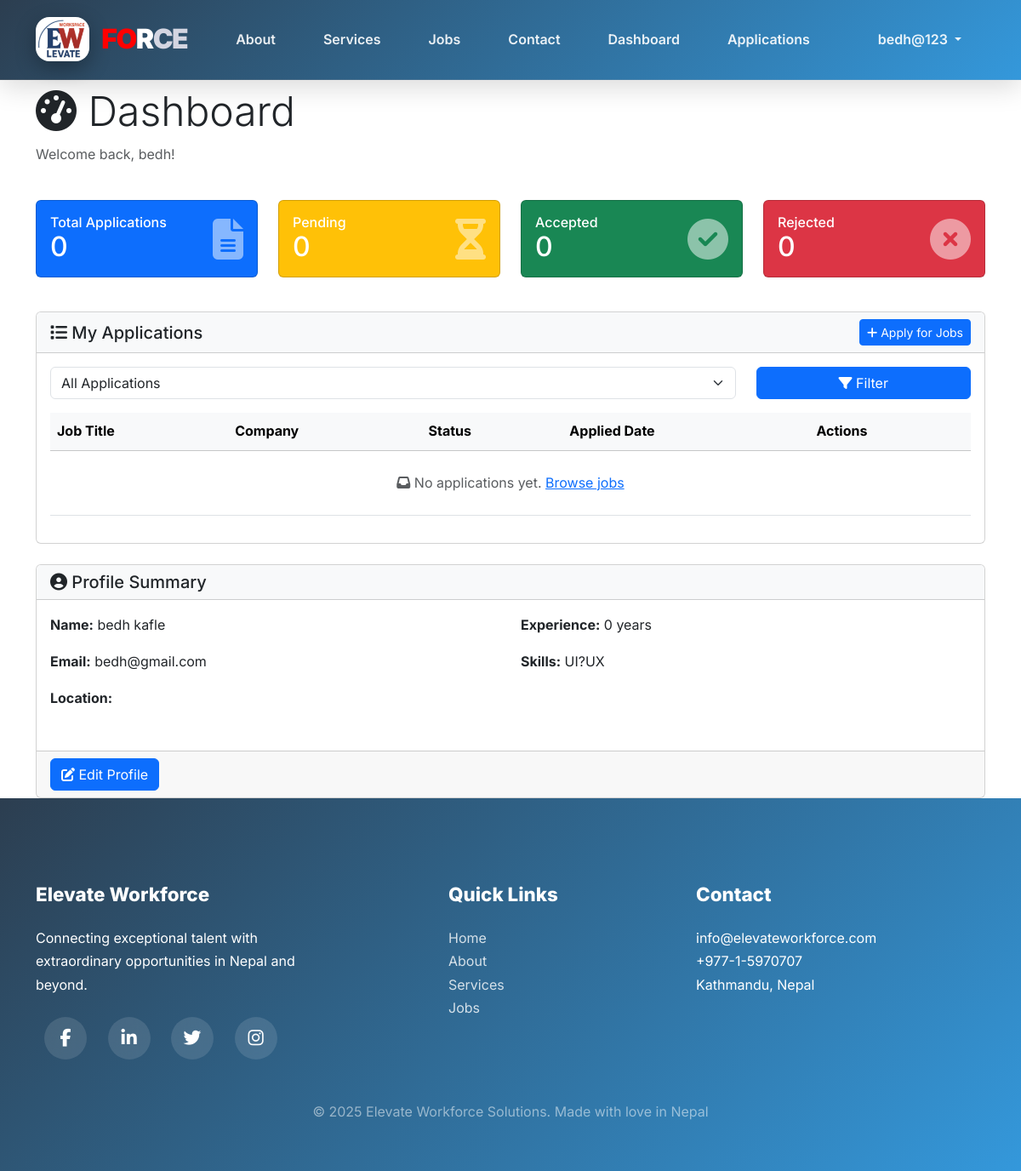
The page /accounts/dashboard/ (signed in) on the database as committed earlier.
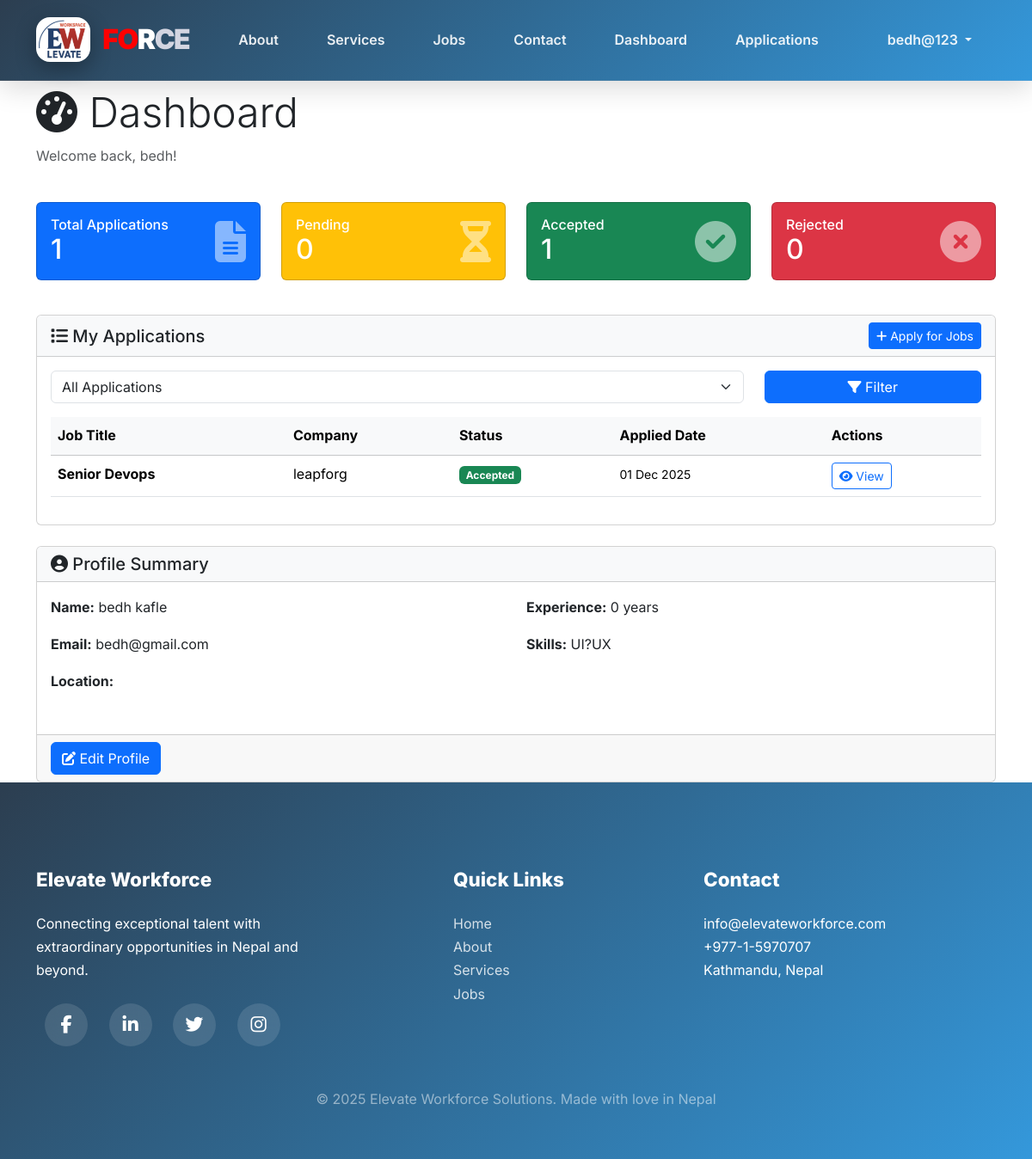
The same page on the database as committed later.
### application/models.py (models this page shows, shortened)
class JobApplication(models.Model):
    APPLICATION_STATUS_CHOICES = (
        ('pending', 'Pending'),
        ('reviewed', 'Reviewed'),
        ('shortlisted', 'Shortlisted'),
        ('rejected', 'Rejected'),
        ('accepted', 'Accepted'),
        ('withdrawn', 'Withdrawn'),
    )
    job = models.ForeignKey(Job, on_delete=models.CASCADE, related_name='applications')
    job_seeker = models.ForeignKey(JobSeeker, on_delete=models.CASCADE, related_name='applications')
    status = models.CharField(max_length=20, choices=APPLICATION_STATUS_CHOICES, default='pending')
    cover_letter = models.TextField(blank=True, null=True)
    applied_at = models.DateTimeField(auto_now_add=True)
    updated_at = models.DateTimeField(auto_now=True)
    class Meta:
        db_table = 'job_applications'
        verbose_name_plural = 'Job Applications'
        ordering = ['-applied_at']
        unique_together = ['job', 'job_seeker']
        indexes = [
            models.Index(fields=['job', 'status']),
            models.Index(fields=['job_seeker', 'status']),
        ]

### jobs/models.py (models this page shows, shortened)
class Job(models.Model):
    JOB_TYPE_CHOICES = (
        ('full_time', 'Full Time'),
        ('part_time', 'Part Time'),
        ('contract', 'Contract'),
        ('internship', 'Internship'),
    )
    EXPERIENCE_LEVEL_CHOICES = (
        ('entry', 'Entry Level'),
        ('mid', 'Mid Level'),
        ('senior', 'Senior'),
        ('executive', 'Executive'),
    )
    company = models.ForeignKey(Company, on_delete=models.CASCADE, related_name='jobs')
    title = models.CharField(max_length=255)
    description = models.TextField()
    requirements = models.TextField(help_text="Enter requirements separated by newlines")
    location = models.CharField(max_length=255)
    salary_min = models.DecimalField(max_digits=10, decimal_places=2, blank=True, null=True)
    salary_max = models.DecimalField(max_digits=10, decimal_places=2, blank=True, null=True)
    job_type = models.CharField(max_length=20, choices=JOB_TYPE_CHOICES)
    experience_level = models.CharField(max_length=20, choices=EXPERIENCE_LEVEL_CHOICES)
    is_active = models.BooleanField(default=True)
    posted_at = models.DateTimeField(auto_now_add=True)
    updated_at = models.DateTimeField(auto_now=True)
    deadline = models.DateTimeField(blank=True, null=True)
    total_positions = models.IntegerField(default=1)
    class Meta:
        db_table = 'jobs'
        verbose_name_plural = 'Jobs'
        ordering = ['-posted_at']
        indexes = [
            models.Index(fields=['company', 'is_active']),
            models.Index(fields=['job_type']),
        ]

### companies/models.py (models this page shows, shortened)
class Company(models.Model):
    COMPANY_STATUS_CHOICES = (
        ('active', 'Active'),
        ('inactive', 'Inactive'),
        ('suspended', 'Suspended'),
    )
    user = models.OneToOneField(User, on_delete=models.CASCADE, related_name='company_profile')
    company_name = models.CharField(max_length=255, unique=True)
    description = models.TextField()
    website = models.URLField(blank=True, null=True)
    industry = models.CharField(max_length=100)
    location = models.CharField(max_length=255)
    company_size = models.CharField(max_length=50, blank=True, null=True)
    logo = models.ImageField(upload_to='company_logos/', blank=True, null=True)
    status = models.CharField(max_length=20, choices=COMPANY_STATUS_CHOICES, default='active')
    verified = models.BooleanField(default=False)
    created_at = models.DateTimeField(auto_now_add=True)
    updated_at = models.DateTimeField(auto_now=True)
    class Meta:
        db_table = 'companies'
        verbose_name_plural = 'Companies'
        ordering = ['-created_at']

### accounts/views.py (the view)
# urls.py: path('dashboard/', views.job_seeker_dashboard, name='job_seeker_dashboard'),
@login_required(login_url='accounts:login')
def job_seeker_dashboard(request):
    if not request.user.is_job_seeker():
        messages.error(request, 'This page is for job seekers only.')
        return redirect('jobs:job_list')
    try:
        job_seeker = request.user.job_seeker_profile
    except JobSeeker.DoesNotExist:
        messages.error(request, 'Job seeker profile not found.')
        return redirect('accounts:profile')
    applications = JobApplication.objects.filter(
        job_seeker=job_seeker
    ).select_related('job', 'job__company').order_by('-applied_at')
    status_filter = request.GET.get('status', '')
    if status_filter:
        applications = applications.filter(status=status_filter)
    paginator = Paginator(applications, 10)
    page_number = request.GET.get('page')
    try:
        page_obj = paginator.page(page_number)
    except PageNotAnInteger:
        page_obj = paginator.page(1)
    except EmptyPage:
        page_obj = paginator.page(paginator.num_pages)
    context = {
        'job_seeker': job_seeker,
        'page_obj': page_obj,
        'applications': page_obj.object_list,
        'status_filter': status_filter,
        'total_applications': applications.count(),
        'pending_applications': applications.filter(status='pending').count(),
        'accepted_applications': applications.filter(status='accepted').count(),
        'rejected_applications': applications.filter(status='rejected').count(),
    }
    return render(request, 'accounts/job_seeker_dashboard.html', context)

### accounts/models.py (called while the page is built)
    def is_job_seeker(self):
        return self.role == 'job_seeker'

    def get_skills_list(self):
        return [skill.strip() for skill in self.skills.split(',') if skill.strip()]

### templates/accounts/job_seeker_dashboard.html (shortened to what the changed rows need)
{% extends 'base.html' %}
{% block content %}
<div class="container">
    <div class="row mb-4">
        <div class="col-md-12">
            <h1 class="display-5"><i class="fas fa-tachometer-alt"></i> Dashboard</h1>
        </div>
    </div>
    <div class="row mb-4">
        <div class="col-md-3 mb-3">
            <div class="card bg-primary text-white">
                <div class="card-body">
                    <div class="d-flex justify-content-between align-items-center">
                        <div>
                            <h6 class="card-title mb-0">Total Applications</h6>
                            <h2 class="mb-0">{{ total_applications }}</h2>
                        </div>
                    </div>
                </div>
            </div>
        </div>
        <div class="col-md-3 mb-3">
            <div class="card bg-warning text-white">
                <div class="card-body">
                    <div class="d-flex justify-content-between align-items-center">
                        <div>
                            <h2 class="mb-0">{{ pending_applications }}</h2>
                        </div>
                    </div>
                </div>
            </div>
        </div>
        <div class="col-md-3 mb-3">
            <div class="card bg-success text-white">
                <div class="card-body">
                    <div class="d-flex justify-content-between align-items-center">
                        <div>
                            <h6 class="card-title mb-0">Accepted</h6>
                            <h2 class="mb-0">{{ accepted_applications }}</h2>
                        </div>
                    </div>
                </div>
            </div>
        </div>
        <div class="col-md-3 mb-3">
            <div class="card bg-danger text-white">
                <div class="card-body">
                    <div class="d-flex justify-content-between align-items-center">
                        <div>
                            <h2 class="mb-0">{{ rejected_applications }}</h2>
                        </div>
                    </div>
                </div>
            </div>
        </div>
    </div>
    <div class="row">
        <div class="col-md-12 mb-4">
            <div class="card">
                <div class="card-body">
                    <div class="table-responsive">
                        <table class="table table-hover">
                            <thead class="table-light">
                                <tr>
                                    <th>Job Title</th>
                                    <th>Company</th>
                                    <th>Status</th>
                                    <th>Applied Date</th>
                                    <th>Actions</th>
                                </tr>
                            </thead>
                            <tbody>
                                {% for application in applications %}
                                    <tr>
                                        <td>
                                            <strong>{{ application.job.title }}</strong><br>
                                        </td>
                                        <td>{{ application.job.company.company_name }}</td>
                                        <td>
                                            <span class="badge bg-{% if application.status == 'pending' %}warning{% elif application.status == 'accepted' %}success{% elif application.status == 'rejected' %}danger{% else %}secondary{% endif %}">
                                                {{ application.get_status_display }}
                                            </span>
                                        </td>
                                        <td>
                                            <small>{{ application.applied_at|date:"d M Y" }}</small>
                                        </td>
                                        <td>
                                            <a href="{% url 'application:application_detail' application.pk %}" class="btn btn-sm btn-outline-primary">
                                                <i class="fas fa-eye"></i> View
                                            </a>
                                        </td>
                                    </tr>
                                {% empty %}
                                    <tr>
                                        <td colspan="5" class="text-center py-4 text-muted">
                                            <i class="fas fa-inbox"></i> No applications yet. <a href="{% url 'jobs:job_list' %}">Browse jobs</a>
                                        </td>
                                    </tr>
                                {% endfor %}
                            </tbody>
                        </table>
                    </div>
                </div>
            </div>
        </div>
    </div>
</div>
{% endblock %}

Rows that differ between the two databases and show on the page:
added JobApplication: job "Senior Devops", job.company.company_name "leapforg", status "Accepted", applied_at "01 Dec 2025"
Other text that changed with them:
{{ total_applications }}: "0" → "1"
{{ accepted_applications }}: "0" → "1"
text no longer shown: "No applications yet. Browse jobs"
